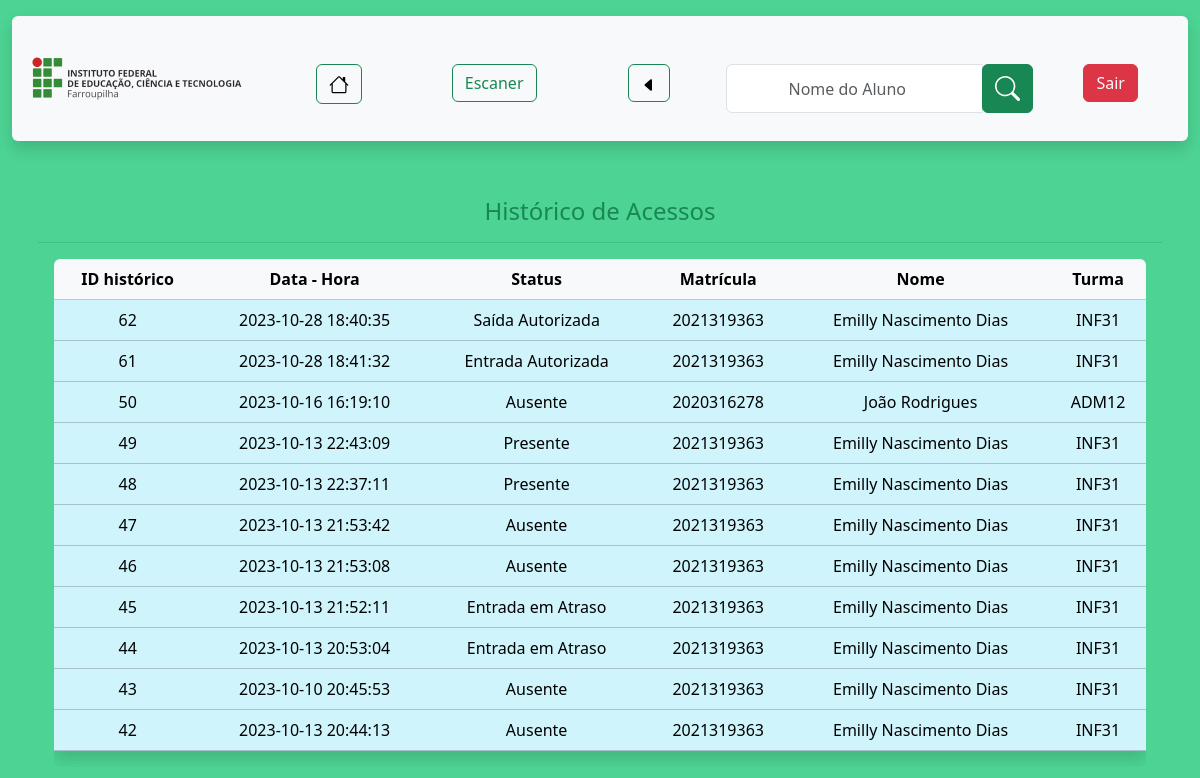
Before: /Operador/historico.php (signed in) with the older database file.
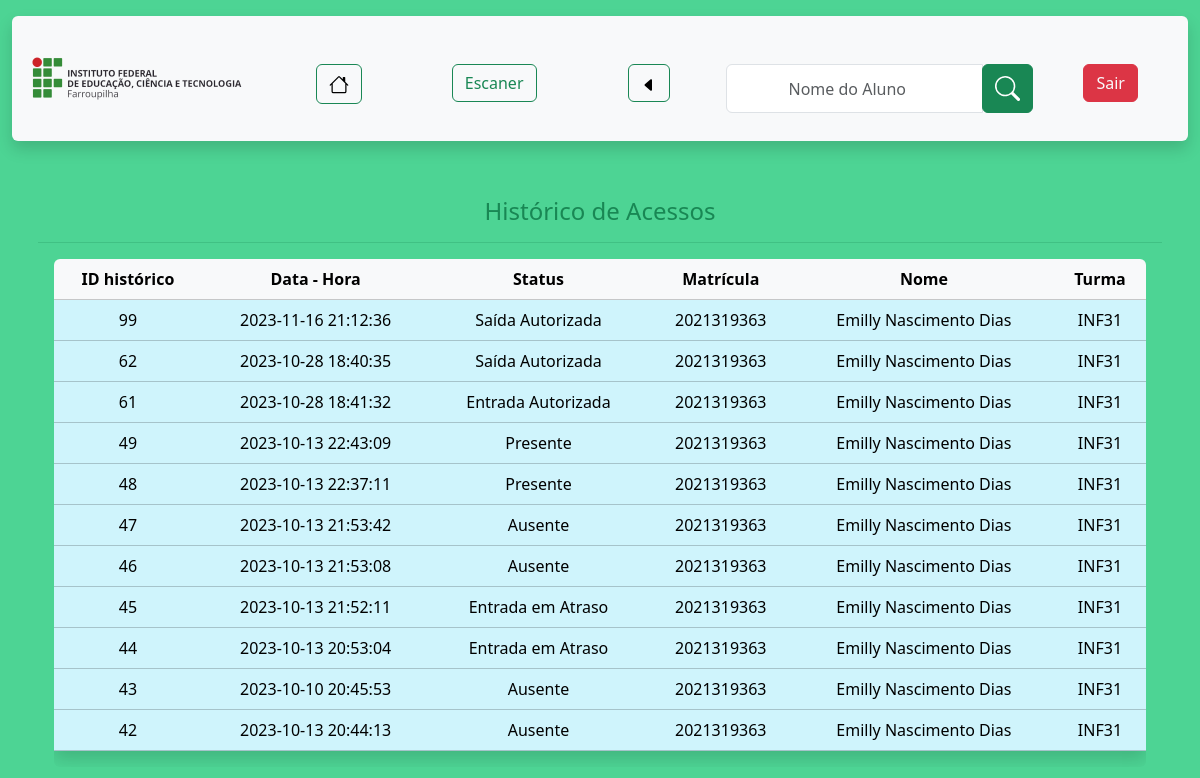
After: the same page with the newer database file.
### tables this page shows
CREATE TABLE IF NOT EXISTS `informa` (
  `ID_historico` int NOT NULL,
  `ID_status` int NOT NULL,
  KEY `ID_historico` (`ID_historico`,`ID_status`) USING BTREE,
  KEY `ID_status` (`ID_status`) USING BTREE
);

CREATE TABLE IF NOT EXISTS `historico` (
  `ID_historico` int NOT NULL AUTO_INCREMENT,
  `data_hr` datetime NOT NULL,
  `matricula` char(10) NOT NULL,
  `motivo` varchar(255) DEFAULT NULL,
  PRIMARY KEY (`ID_historico`),
  KEY `matricula` (`matricula`) USING BTREE
);

CREATE TABLE IF NOT EXISTS `status` (
  `ID_status` int NOT NULL AUTO_INCREMENT,
  `descricao` varchar(30) NOT NULL,
  PRIMARY KEY (`ID_status`)
);

CREATE TABLE IF NOT EXISTS `aluno` (
  `matricula` char(10) NOT NULL,
  `nome` varchar(100) NOT NULL,
  `email` varchar(100) NOT NULL,
  `num_responsavel` varchar(16) NOT NULL,
  `foto` varchar(255) DEFAULT NULL,
  `ID_turma` int NOT NULL,
  PRIMARY KEY (`matricula`),
  KEY `ID_turma` (`ID_turma`) USING BTREE
);

CREATE TABLE IF NOT EXISTS `turma` (
  `ID_turma` int NOT NULL AUTO_INCREMENT,
  `nome_turma` char(6) NOT NULL,
  PRIMARY KEY (`ID_turma`)
);

### Operador/historico.php (the view, shortened to what this page needs)
<!DOCTYPE HTML>
<html lang="pt-BR">
<head>
    <link href="https://cdn.jsdelivr.net/npm/bootstrap@5.3.1/dist/css/bootstrap.min.css" rel="stylesheet">
</head>
<BODY class="container-xxl" style="background-color: #4dd494 ;">
	<nav class="rounded shadow bg-light mt-3">
        <ul class="nav nav-pills nav-justified">
            <li class="nav-item"><img src="../logo.png" style="width:250px;" alt="logo"></img></li>
            <li class="nav-item mt-5"><button type="button" class="btn btn-outline-success"><a href="../operador.php" class="text-decoration-none text-black" aria-current="page">
            </a></button></li>
            <li class="nav-item mt-5"><a href="../QRcode/index.php" class="text-decoration-none btn btn-outline-success">Escaner</a></li>
            <li class="nav-item mt-5"><button type="button" class="btn btn-outline-success"><a href="historico.php" class="text-decoration-none text-black" aria-current="page">
				<svg xmlns="http://www.w3.org/2000/svg" width="16" height="16" fill="currentColor" class="bi bi-caret-left-fill" viewBox="0 0 16 16"><path d="m3.86 8.753 5.482 4.796c.646.566 1.658.106 1.658-.753V3.204a1 1 0 0 0-1.659-.753l-5.48 4.796a1 1 0 0 0 0 1.506z"/>
			</svg></a></button></li>
			<form method="GET" action="" class="form-inline">
				<div class="input-group mt-5 mx-auto">
					<input class="form-control text-center" name="filtro" type="search" aria-label="Search" placeholder="Nome do Aluno">
					<div class="input-group-append">
						<button type="submit" class="btn btn-success">
						</button>
					</div>
				</div>
			</form>
			<li class="nav-item mt-5"><button type="button" class="btn btn-danger"><a href="../Login/sair.php" class="text-decoration-none text-light">Sair</a></button></li>
        </ul>
    </nav>
	<div class="container-sm rounded p-2 mt-5 text-center text-success">
		<?php
		include("../config.php");
		if (isset($_GET['filtro']) && !empty($_GET['filtro'])) {
			print "<h4> Resultado da Busca</h4>";
			print "<hr>";
			$filtro = $_GET['filtro'];
			$busca = "SELECT * FROM historico AS hist
			INNER JOIN aluno AS al ON hist.matricula = al.matricula
			INNER JOIN turma AS tur ON al.ID_turma = tur.ID_turma
			INNER JOIN informa AS inf ON hist.ID_historico = inf.ID_historico
			INNER JOIN status AS stts ON inf.ID_status = stts.ID_status
			WHERE al.nome LIKE '%$filtro%' AND hist.ID_historico = (SELECT MAX(ID_historico)
			FROM historico WHERE al.matricula)";
			$resultConsulta = $connect->query($busca);
			$qtLinhasConsulta = $resultConsulta->num_rows;
			if($qtLinhasConsulta > 0){
				print "<div class='rounded table-responsive text-center m-3'>";
				print "<table class='table table-info table-hover shadow'>";
				print "<thead class='table-light'>";
				print "<tr>";
				print "<th> ID histórico </th>";
				print "<th> Data - Hora </th>";
				print "<th> Status </th>";
				print "<th> Matrícula </th>";
				print "<th> Nome </th>";
				print "<th> Turma </th>";
				print "</tr>";
				print "</thead>";
				while($rowCon = $resultConsulta->fetch_object()){
				print "<tbody>";
				print "<tr>";
				print "<td>" . $rowCon->ID_historico . "</td>";
				print "<td>" . $rowCon->data_hr . "</td>";
				print "<td>" . $rowCon->descricao . "</td>";
				print "<td>" . $rowCon->matricula . "</td>";
				print "<td>" . $rowCon->nome . "</td>";
				print "<td>" . $rowCon->nome_turma . "</td>";
				print "</tr>";
				print "</tbody>";
				}
				print "</table>";
				print "</div>";
			} else {
				print "<p class='alert alert-danger'>Não Foraram Encontrados Resultados!</p>";
			}
		} else {
			print "<h4>Histórico de Acessos</h4>";
			print "<hr>";
			$consulta = "SELECT * FROM informa AS inf INNER JOIN historico AS hist ON inf.ID_historico = hist.ID_historico
            INNER JOIN status AS stts ON inf.ID_status = stts.ID_status
            INNER JOIN aluno AS al ON hist.matricula = al.matricula
			INNER JOIN turma AS tur ON al.ID_turma = tur.ID_turma ORDER BY hist.ID_historico DESC";
            $resultConsulta = $connect->query($consulta);
            $qtLinhasConsulta = $resultConsulta->num_rows;
			if($qtLinhasConsulta > 0){
				print "<div class='rounded table-responsive text-center m-3'>";
				print "<table class='table table-info table-hover shadow'>";
				print "<thead class='table-light'>";
				print "<tr>";
				print "<th> ID histórico </th>";
				print "<th> Data - Hora </th>";
				print "<th> Status </th>";
				print "<th> Matrícula </th>";
				print "<th> Nome </th>";
				print "<th> Turma </th>";
				print "</tr>";
				print "</thead>";
				while($rowCon = $resultConsulta->fetch_object()){
				print "<tbody>";
				print "<tr>";
				print "<td>" . $rowCon->ID_historico . "</td>";
				print "<td>" . $rowCon->data_hr . "</td>";
				print "<td>" . $rowCon->descricao . "</td>";
				print "<td>" . $rowCon->matricula . "</td>";
				print "<td>" . $rowCon->nome . "</td>";
				print "<td>" . $rowCon->nome_turma . "</td>";
				print "</tr>";
				print "</tbody>";
				}
				print "</table>";
				print "</div>";
			} else {
				print "<p class='alert alert-danger'>Não Foraram Encontrados Resultados!</p>";
			}
		}
		?>
	</div>
</BODY>
</html>

Changed rows visible on the page:
removed informa: ID_historico.ID_historico "50", ID_historico.data_hr "2023-10-16 16:19:10", ID_status.descricao "Ausente", aluno.matricula "2020316278", aluno.nome "João Rodrigues", turma.nome_turma "ADM12"
added informa: ID_historico.ID_historico "99", ID_historico.data_hr "2023-11-16 21:12:36", ID_status.descricao "Saída Autorizada", aluno.matricula "2021319363", aluno.nome "Emilly Nascimento Dias", turma.nome_turma "INF31"
